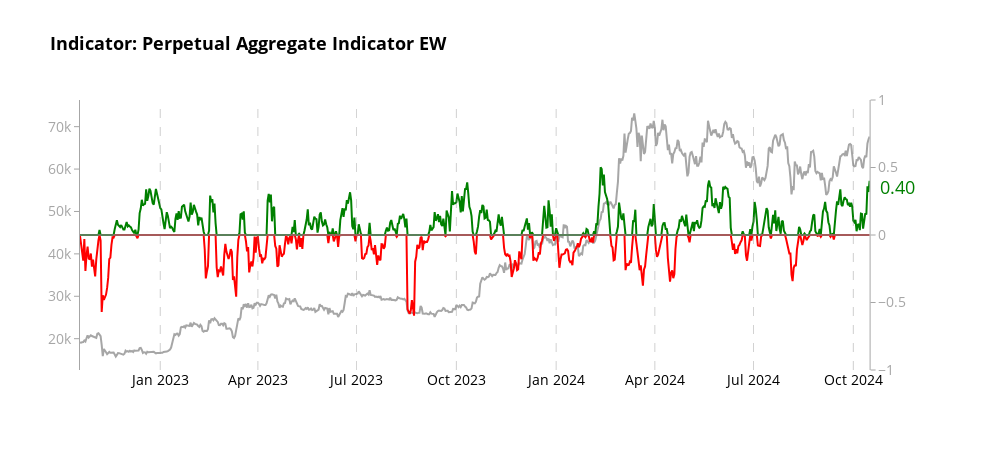
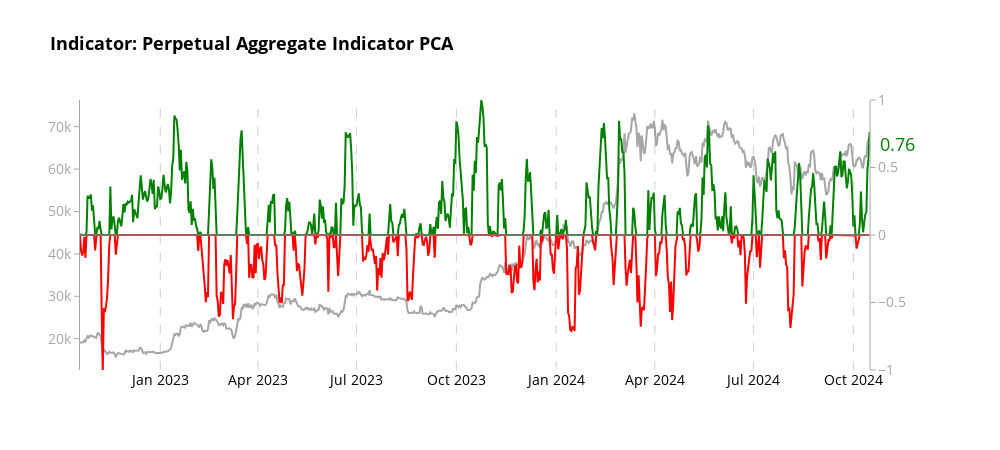

Notebook cell for these charts, in order:
### Code cell
# Create charts for each aggregator
aggregators = [('aggregate_indicator_equalweight', "Indicator: Perpetual Aggregate Indicator EW"),
    ('aggregate_indicator_PCA', "Indicator: Perpetual Aggregate Indicator PCA")
    ]

for aggregator, title in aggregators:
    fig = create_aggregator_chart(merged_df, aggregator, title)
    
    # Show the plot
    fig.show()
    
    # Optionally, save the plot as an HTML file
    pio.write_html(fig, file=f'bitcoin_analysis_perp_{aggregator}_two_year.html')

print("All charts have been displayed and saved as separate HTML files.")

### Figure 1 — Plotly figure (JSON) as saved in the notebook; plotly's stock layout.template omitted (floating-point values rounded to 4 significant figures; data arrays with more than 128 entries replaced by an {"elided": "..."} marker saying what was removed)
{"data": [{"line": {"color": "rgba(128, 128, 128, 0.7)", "width": 2}, "mode": "lines", "name": "Price USD", "x": {"elided": "729 str values"}, "y": {"elided": "729 float values"}, "type": "scatter", "xaxis": "x", "yaxis": "y"}, {"fill": "tozeroy", "fillcolor": "rgba(255,0,0,0)", "line": {"color": "green", "width": 2}, "mode": "lines", "name": "aggregate_indicator_equalweight (Positive)", "x": {"elided": "729 str values"}, "y": {"elided": "729 float values"}, "type": "scatter", "xaxis": "x", "yaxis": "y2"}, {"fill": "tozeroy", "fillcolor": "rgba(0,0,255,0)", "line": {"color": "red", "width": 2}, "mode": "lines", "name": "aggregate_indicator_equalweight (Negative)", "x": {"elided": "729 str values"}, "y": {"elided": "729 float values"}, "type": "scatter", "xaxis": "x", "yaxis": "y2"}, {"hoverinfo": "skip", "line": {"color": "rgba(128, 128, 128, 0.7)", "width": 2}, "showlegend": false, "x": {"elided": "729 str values"}, "y": {"elided": "729 int values"}, "type": "scatter", "xaxis": "x", "yaxis": "y2"}], "layout": {"xaxis": {"anchor": "y", "domain": [0.0, 0.94], "tickfont": {"color": "black", "size": 14}, "showgrid": false, "zeroline": false}, "yaxis": {"anchor": "x", "domain": [0.0, 1.0], "tickfont": {"color": "rgba(128, 128, 128, 0.7)", "size": 14}, "title": {"font": {"size": 18}, "text": ""}, "showgrid": false, "zeroline": false, "showline": true, "linecolor": "rgba(128, 128, 128, 0.7)", "ticks": "outside", "tickcolor": "rgba(128, 128, 128, 0.7)"}, "yaxis2": {"anchor": "x", "overlaying": "y", "side": "right", "tickfont": {"color": "rgba(128, 128, 128, 0.7)", "size": 14}, "title": {"font": {"size": 18}, "text": ""}, "showgrid": false, "range": [-1, 1], "zeroline": false, "showline": true, "linecolor": "rgba(128, 128, 128, 0.7)", "ticks": "outside", "tickcolor": "rgba(128, 128, 128, 0.7)"}, "shapes": [{"line": {"color": "rgba(128, 128, 128, 0.7)", "dash": "dash", "width": 0.75}, "opacity": 0.7, "type": "line", "x0": "2023-01-01T00:00:00", "x1": "2023-01-01T00:00:00", "xref": "x", "y0": 0, "y1": 1, "yref": "y domain"}, {"line": {"color": "rgba(128, 128, 128, 0.7)", "dash": "dash", "width": 0.75}, "opacity": 0.7, "type": "line", "x0": "2024-01-01T00:00:00", "x1": "2024-01-01T00:00:00", "xref": "x", "y0": 0, "y1": 1, "yref": "y domain"}, {"line": {"color": "rgba(128, 128, 128, 0.7)", "dash": "dash", "width": 0.75}, "opacity": 0.7, "type": "line", "x0": "2023-04-01T00:00:00", "x1": "2023-04-01T00:00:00", "xref": "x", "y0": 0, "y1": 1, "yref": "y domain"}, {"line": {"color": "rgba(128, 128, 128, 0.7)", "dash": "dash", "width": 0.75}, "opacity": 0.7, "type": "line", "x0": "2024-04-01T00:00:00", "x1": "2024-04-01T00:00:00", "xref": "x", "y0": 0, "y1": 1, "yref": "y domain"}, {"line": {"color": "rgba(128, 128, 128, 0.7)", "dash": "dash", "width": 0.75}, "opacity": 0.7, "type": "line", "x0": "2023-07-01T00:00:00", "x1": "2023-07-01T00:00:00", "xref": "x", "y0": 0, "y1": 1, "yref": "y domain"}, {"line": {"color": "rgba(128, 128, 128, 0.7)", "dash": "dash", "width": 0.75}, "opacity": 0.7, "type": "line", "x0": "2024-07-01T00:00:00", "x1": "2024-07-01T00:00:00", "xref": "x", "y0": 0, "y1": 1, "yref": "y domain"}, {"line": {"color": "rgba(128, 128, 128, 0.7)", "dash": "dash", "width": 0.75}, "opacity": 0.7, "type": "line", "x0": "2023-10-01T00:00:00", "x1": "2023-10-01T00:00:00", "xref": "x", "y0": 0, "y1": 1, "yref": "y domain"}, {"line": {"color": "rgba(128, 128, 128, 0.7)", "dash": "dash", "width": 0.75}, "opacity": 0.7, "type": "line", "x0": "2024-10-01T00:00:00", "x1": "2024-10-01T00:00:00", "xref": "x", "y0": 0, "y1": 1, "yref": "y domain"}], "annotations": [{"align": "left", "font": {"color": "green", "size": 18}, "showarrow": false, "text": "0.40", "x": 0.95, "xanchor": "left", "xref": "paper", "y": 0.3532, "yanchor": "middle", "yref": "y2"}], "title": {"font": {"color": "black", "size": 18, "weight": "bold"}, "text": "Indicator: Perpetual Aggregate Indicator EW"}, "font": {"color": "black", "size": 14}, "showlegend": false, "hovermode": "x unified", "plot_bgcolor": "white", "paper_bgcolor": "white", "width": 1000, "height": 450}}

### Figure 2 — Plotly figure (JSON) as saved in the notebook; plotly's stock layout.template omitted (floating-point values rounded to 4 significant figures; data arrays with more than 128 entries replaced by an {"elided": "..."} marker saying what was removed)
{"data": [{"line": {"color": "rgba(128, 128, 128, 0.7)", "width": 2}, "mode": "lines", "name": "Price USD", "x": {"elided": "729 str values"}, "y": {"elided": "729 float values"}, "type": "scatter", "xaxis": "x", "yaxis": "y"}, {"fill": "tozeroy", "fillcolor": "rgba(255,0,0,0)", "line": {"color": "green", "width": 2}, "mode": "lines", "name": "aggregate_indicator_PCA (Positive)", "x": {"elided": "729 str values"}, "y": {"elided": "729 float values"}, "type": "scatter", "xaxis": "x", "yaxis": "y2"}, {"fill": "tozeroy", "fillcolor": "rgba(0,0,255,0)", "line": {"color": "red", "width": 2}, "mode": "lines", "name": "aggregate_indicator_PCA (Negative)", "x": {"elided": "729 str values"}, "y": {"elided": "729 float values"}, "type": "scatter", "xaxis": "x", "yaxis": "y2"}, {"hoverinfo": "skip", "line": {"color": "rgba(128, 128, 128, 0.7)", "width": 2}, "showlegend": false, "x": {"elided": "729 str values"}, "y": {"elided": "729 int values"}, "type": "scatter", "xaxis": "x", "yaxis": "y2"}], "layout": {"xaxis": {"anchor": "y", "domain": [0.0, 0.94], "tickfont": {"color": "black", "size": 14}, "showgrid": false, "zeroline": false}, "yaxis": {"anchor": "x", "domain": [0.0, 1.0], "tickfont": {"color": "rgba(128, 128, 128, 0.7)", "size": 14}, "title": {"font": {"size": 18}, "text": ""}, "showgrid": false, "zeroline": false, "showline": true, "linecolor": "rgba(128, 128, 128, 0.7)", "ticks": "outside", "tickcolor": "rgba(128, 128, 128, 0.7)"}, "yaxis2": {"anchor": "x", "overlaying": "y", "side": "right", "tickfont": {"color": "rgba(128, 128, 128, 0.7)", "size": 14}, "title": {"font": {"size": 18}, "text": ""}, "showgrid": false, "range": [-1, 1], "zeroline": false, "showline": true, "linecolor": "rgba(128, 128, 128, 0.7)", "ticks": "outside", "tickcolor": "rgba(128, 128, 128, 0.7)"}, "shapes": [{"line": {"color": "rgba(128, 128, 128, 0.7)", "dash": "dash", "width": 0.75}, "opacity": 0.7, "type": "line", "x0": "2023-01-01T00:00:00", "x1": "2023-01-01T00:00:00", "xref": "x", "y0": 0, "y1": 1, "yref": "y domain"}, {"line": {"color": "rgba(128, 128, 128, 0.7)", "dash": "dash", "width": 0.75}, "opacity": 0.7, "type": "line", "x0": "2024-01-01T00:00:00", "x1": "2024-01-01T00:00:00", "xref": "x", "y0": 0, "y1": 1, "yref": "y domain"}, {"line": {"color": "rgba(128, 128, 128, 0.7)", "dash": "dash", "width": 0.75}, "opacity": 0.7, "type": "line", "x0": "2023-04-01T00:00:00", "x1": "2023-04-01T00:00:00", "xref": "x", "y0": 0, "y1": 1, "yref": "y domain"}, {"line": {"color": "rgba(128, 128, 128, 0.7)", "dash": "dash", "width": 0.75}, "opacity": 0.7, "type": "line", "x0": "2024-04-01T00:00:00", "x1": "2024-04-01T00:00:00", "xref": "x", "y0": 0, "y1": 1, "yref": "y domain"}, {"line": {"color": "rgba(128, 128, 128, 0.7)", "dash": "dash", "width": 0.75}, "opacity": 0.7, "type": "line", "x0": "2023-07-01T00:00:00", "x1": "2023-07-01T00:00:00", "xref": "x", "y0": 0, "y1": 1, "yref": "y domain"}, {"line": {"color": "rgba(128, 128, 128, 0.7)", "dash": "dash", "width": 0.75}, "opacity": 0.7, "type": "line", "x0": "2024-07-01T00:00:00", "x1": "2024-07-01T00:00:00", "xref": "x", "y0": 0, "y1": 1, "yref": "y domain"}, {"line": {"color": "rgba(128, 128, 128, 0.7)", "dash": "dash", "width": 0.75}, "opacity": 0.7, "type": "line", "x0": "2023-10-01T00:00:00", "x1": "2023-10-01T00:00:00", "xref": "x", "y0": 0, "y1": 1, "yref": "y domain"}, {"line": {"color": "rgba(128, 128, 128, 0.7)", "dash": "dash", "width": 0.75}, "opacity": 0.7, "type": "line", "x0": "2024-10-01T00:00:00", "x1": "2024-10-01T00:00:00", "xref": "x", "y0": 0, "y1": 1, "yref": "y domain"}], "annotations": [{"align": "left", "font": {"color": "green", "size": 18}, "showarrow": false, "text": "0.76", "x": 0.95, "xanchor": "left", "xref": "paper", "y": 0.6705, "yanchor": "middle", "yref": "y2"}], "title": {"font": {"color": "black", "size": 18, "weight": "bold"}, "text": "Indicator: Perpetual Aggregate Indicator PCA"}, "font": {"color": "black", "size": 14}, "showlegend": false, "hovermode": "x unified", "plot_bgcolor": "white", "paper_bgcolor": "white", "width": 1000, "height": 450}}
